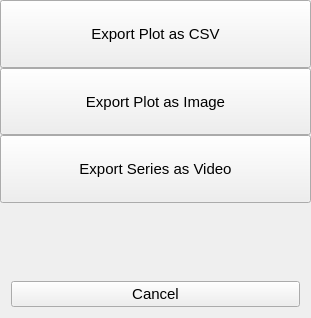
<?xml version="1.0" encoding="UTF-8"?>
<ui version="4.0">
 <class>MainWindow</class>
 <widget class="QMainWindow" name="MainWindow">
  <property name="geometry">
   <rect>
    <x>0</x>
    <y>0</y>
    <width>311</width>
    <height>318</height>
   </rect>
  </property>
  <property name="font">
   <font>
    <family>Arial</family>
    <pointsize>11</pointsize>
   </font>
  </property>
  <property name="windowTitle">
   <string>Export</string>
  </property>
  <widget class="QWidget" name="centralwidget">
   <layout class="QVBoxLayout" name="verticalLayout_2">
    <property name="spacing">
     <number>0</number>
    </property>
    <property name="leftMargin">
     <number>0</number>
    </property>
    <property name="topMargin">
     <number>0</number>
    </property>
    <property name="rightMargin">
     <number>0</number>
    </property>
    <property name="bottomMargin">
     <number>0</number>
    </property>
    <item>
     <widget class="QPushButton" name="btn_csv">
      <property name="sizePolicy">
       <sizepolicy hsizetype="Minimum" vsizetype="MinimumExpanding">
        <horstretch>0</horstretch>
        <verstretch>0</verstretch>
       </sizepolicy>
      </property>
      <property name="minimumSize">
       <size>
        <width>250</width>
        <height>0</height>
       </size>
      </property>
      <property name="text">
       <string>Export Plot as CSV</string>
      </property>
     </widget>
    </item>
    <item>
     <widget class="QPushButton" name="btn_image">
      <property name="sizePolicy">
       <sizepolicy hsizetype="Minimum" vsizetype="MinimumExpanding">
        <horstretch>0</horstretch>
        <verstretch>0</verstretch>
       </sizepolicy>
      </property>
      <property name="minimumSize">
       <size>
        <width>250</width>
        <height>0</height>
       </size>
      </property>
      <property name="text">
       <string>Export Plot as Image</string>
      </property>
     </widget>
    </item>
    <item>
     <widget class="QPushButton" name="btn_video">
      <property name="sizePolicy">
       <sizepolicy hsizetype="Minimum" vsizetype="MinimumExpanding">
        <horstretch>0</horstretch>
        <verstretch>0</verstretch>
       </sizepolicy>
      </property>
      <property name="minimumSize">
       <size>
        <width>250</width>
        <height>0</height>
       </size>
      </property>
      <property name="text">
       <string>Export Series as Video</string>
      </property>
     </widget>
    </item>
    <item>
     <spacer name="verticalSpacer">
      <property name="orientation">
       <enum>Qt::Vertical</enum>
      </property>
      <property name="sizeHint" stdset="0">
       <size>
        <width>20</width>
        <height>40</height>
       </size>
      </property>
     </spacer>
    </item>
    <item>
     <layout class="QHBoxLayout" name="horizontalLayout">
      <property name="leftMargin">
       <number>11</number>
      </property>
      <property name="topMargin">
       <number>11</number>
      </property>
      <property name="rightMargin">
       <number>11</number>
      </property>
      <property name="bottomMargin">
       <number>11</number>
      </property>
      <item>
       <widget class="QPushButton" name="btn_cancel">
        <property name="text">
         <string>Cancel</string>
        </property>
       </widget>
      </item>
     </layout>
    </item>
   </layout>
  </widget>
 </widget>
 <resources/>
 <connections/>
</ui>
